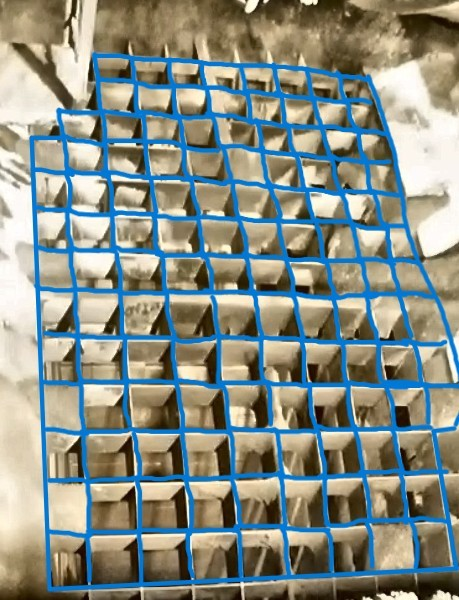
#> input picture archive/migration/coal_detection_migration_20260319_233903/tests/mock_data/clean/step_02_enhanced.jpg, 459 x 600 px
$ python debug_grid_detector.py ../tests/mock_data/clean/step_02_enhanced.jpg
#> lines starting #> are read from the running program, lines starting #| are printed output that depends on the picture; after the words box and inside, x2 and y2 are one past the last pixel; in counts of white or black regions, pixels touching at a corner belong together
"""
格栅口调试检测工具
每一步都生成图片供用户审核
"""

import cv2
import numpy as np
import yaml
from pathlib import Path
import argparse
from typing import List, Tuple


class DebugGridDetector:
    """调试版格栅检测器 - 每步生成图片"""

    def __init__(self):
        self.debug_counter = 0
        self.debug_dir = Path("logs/debug_detection")
        self.debug_dir.mkdir(exist_ok=True)

    def save_debug_image(self, image: np.ndarray, step_name: str, description: str = ""):
        """保存调试图片"""
        self.debug_counter += 1
        filename = f"step_{self.debug_counter:02d}_{step_name}.jpg"
        filepath = self.debug_dir / filename
        cv2.imwrite(str(filepath), image)
        print(f"[DEBUG {self.debug_counter}] {description}")
        print(f"    图片保存: {filepath}")
        return str(filepath)

    def step1_preprocessing(self, image_path: str):
        """步骤1: 预处理"""
        print("\n=== 步骤1: 图像预处理 ===")

        # 读取原图
        original = cv2.imread(image_path)
        h, w = original.shape[:2]
        print(f"原图尺寸: {w} x {h}")

        # 保存原图
        self.save_debug_image(original, "original", "原始图像")

        # 转灰度
        gray = cv2.cvtColor(original, cv2.COLOR_BGR2GRAY)
        gray_3ch = cv2.cvtColor(gray, cv2.COLOR_GRAY2BGR)
        self.save_debug_image(gray_3ch, "gray", "灰度图像")

        # 高斯模糊
        blurred = cv2.GaussianBlur(gray, (3, 3), 0)
        blurred_3ch = cv2.cvtColor(blurred, cv2.COLOR_GRAY2BGR)
        self.save_debug_image(blurred_3ch, "blurred", "高斯模糊")

        return original, gray, blurred

    def step2_edge_detection(self, gray: np.ndarray):
        """步骤2: 边缘检测"""
        print("\n=== 步骤2: 边缘检测 ===")

        # Canny边缘检测 - 降低阈值检测更多边缘
        edges_low = cv2.Canny(gray, 30, 80)
        edges_med = cv2.Canny(gray, 50, 120)
        edges_high = cv2.Canny(gray, 80, 160)

        self.save_debug_image(cv2.cvtColor(edges_low, cv2.COLOR_GRAY2BGR),
                            "edges_low", "低阈值边缘检测(30,80)")
        self.save_debug_image(cv2.cvtColor(edges_med, cv2.COLOR_GRAY2BGR),
                            "edges_med", "中阈值边缘检测(50,120)")
        self.save_debug_image(cv2.cvtColor(edges_high, cv2.COLOR_GRAY2BGR),
                            "edges_high", "高阈值边缘检测(80,160)")

        return edges_low, edges_med, edges_high

    def step3_morphological(self, edges: np.ndarray, kernel_size: int = 3):
        """步骤3: 形态学操作"""
        print(f"\n=== 步骤3: 形态学操作 (核大小: {kernel_size}) ===")

        kernel = np.ones((kernel_size, kernel_size), np.uint8)

        # 闭操作 - 连接断裂的边缘
        closed = cv2.morphologyEx(edges, cv2.MORPH_CLOSE, kernel)
        self.save_debug_image(cv2.cvtColor(closed, cv2.COLOR_GRAY2BGR),
                            f"closed_k{kernel_size}", f"闭操作 核大小{kernel_size}")

        # 开操作 - 去除小噪声
        opened = cv2.morphologyEx(closed, cv2.MORPH_OPEN, kernel)
        self.save_debug_image(cv2.cvtColor(opened, cv2.COLOR_GRAY2BGR),
                            f"opened_k{kernel_size}", f"开操作 核大小{kernel_size}")

        return closed, opened

    def step4_contour_detection(self, binary: np.ndarray, original: np.ndarray):
        """步骤4: 轮廓检测"""
        print("\n=== 步骤4: 轮廓检测 ===")

        contours, _ = cv2.findContours(binary, cv2.RETR_EXTERNAL, cv2.CHAIN_APPROX_SIMPLE)
        print(f"检测到 {len(contours)} 个轮廓")

        # 绘制所有轮廓
        all_contours = original.copy()
        cv2.drawContours(all_contours, contours, -1, (0, 255, 0), 1)
        self.save_debug_image(all_contours, "all_contours", f"所有轮廓 ({len(contours)}个)")

        return contours

    def step5_filter_by_area(self, contours: List, original: np.ndarray, min_area: int = 50, max_area: int = 2000):
        """步骤5: 按面积过滤轮廓"""
        print(f"\n=== 步骤5: 面积过滤 (范围: {min_area}-{max_area}) ===")

        filtered_contours = []
        areas = []

        for contour in contours:
            area = cv2.contourArea(contour)
            if min_area <= area <= max_area:
                filtered_contours.append(contour)
                areas.append(area)

        print(f"面积过滤后: {len(filtered_contours)} 个轮廓")
        if areas:
            print(f"面积范围: {min(areas):.1f} - {max(areas):.1f}")

        # 绘制过滤后的轮廓
        filtered_image = original.copy()
        cv2.drawContours(filtered_image, filtered_contours, -1, (0, 255, 0), 2)
        self.save_debug_image(filtered_image, f"filtered_area_{min_area}_{max_area}",
                            f"面积过滤 ({len(filtered_contours)}个)")

        return filtered_contours

    def step6_filter_by_shape(self, contours: List, original: np.ndarray):
        """步骤6: 按形状过滤轮廓"""
        print("\n=== 步骤6: 形状过滤 ===")

        good_contours = []

        for contour in contours:
            # 外接矩形
            x, y, w, h = cv2.boundingRect(contour)
            area = cv2.contourArea(contour)
            rect_area = w * h

            if rect_area == 0:
                continue

            # 形状特征
            aspect_ratio = w / h if h > 0 else 0
            rectangularity = area / rect_area if rect_area > 0 else 0

            # 放宽形状限制
            if (0.2 < aspect_ratio < 5.0 and  # 长宽比范围放宽
                rectangularity > 0.3):       # 矩形度放宽
                good_contours.append(contour)

        print(f"形状过滤后: {len(good_contours)} 个轮廓")

        # 绘制形状过滤后的轮廓
        shape_image = original.copy()
        cv2.drawContours(shape_image, good_contours, -1, (0, 255, 0), 2)
        self.save_debug_image(shape_image, "filtered_shape", f"形状过滤 ({len(good_contours)}个)")

        return good_contours

    def step7_convert_to_rois(self, contours: List, original: np.ndarray):
        """步骤7: 转换为ROI区域"""
        print("\n=== 步骤7: 生成最终ROI ===")

        rois = []
        for contour in contours:
            x, y, w, h = cv2.boundingRect(contour)
            rois.append((x, y, w, h))

        # 绘制最终结果
        final_image = original.copy()
        for i, (x, y, w, h) in enumerate(rois):
            # 绘制矩形框
            cv2.rectangle(final_image, (x, y), (x + w, y + h), (0, 255, 0), 2)

            # 绘制编号
            center_x = x + w // 2
            center_y = y + h // 2
            cv2.putText(final_image, f"{i+1}", (center_x - 10, center_y + 5),
                       cv2.FONT_HERSHEY_SIMPLEX, 0.5, (255, 255, 255), 2)
            cv2.putText(final_image, f"{i+1}", (center_x - 10, center_y + 5),
                       cv2.FONT_HERSHEY_SIMPLEX, 0.5, (0, 0, 255), 1)

        self.save_debug_image(final_image, "final_result", f"最终检测结果 ({len(rois)}个)")

        print(f"最终检测到 {len(rois)} 个格栅口")
        return rois

    def detect_with_debug(self, image_path: str,
                         edge_threshold: Tuple[int, int] = (50, 120),
                         morph_kernel: int = 3,
                         area_range: Tuple[int, int] = (50, 2000)):
        """完整的调试检测流程"""
        print(f"\n{'='*60}")
        print(f"开始调试检测: {Path(image_path).name}")
        print(f"参数: 边缘阈值{edge_threshold}, 形态核{morph_kernel}, 面积范围{area_range}")
        print(f"{'='*60}")

        # 重置计数器
        self.debug_counter = 0

        # 步骤1: 预处理
        original, gray, blurred = self.step1_preprocessing(image_path)

        # 步骤2: 边缘检测
        edges_low, edges_med, edges_high = self.step2_edge_detection(blurred)

        # 选择中等阈值的边缘
        selected_edges = edges_med

        # 步骤3: 形态学操作
        closed, opened = self.step3_morphological(selected_edges, morph_kernel)

        # 步骤4: 轮廓检测
        contours = self.step4_contour_detection(opened, original)

        # 步骤5: 面积过滤
        filtered_contours = self.step5_filter_by_area(contours, original,
                                                    area_range[0], area_range[1])

        # 步骤6: 形状过滤
        good_contours = self.step6_filter_by_shape(filtered_contours, original)

        # 步骤7: 生成ROI
        rois = self.step7_convert_to_rois(good_contours, original)

        print(f"\n{'='*60}")
        print(f"调试检测完成！共 {self.debug_counter} 个步骤")
        print(f"最终结果: 检测到 {len(rois)} 个格栅口")
        print(f"调试图片保存在: {self.debug_dir}")
        print(f"{'='*60}")

        return rois


def main():
    parser = argparse.ArgumentParser(description="格栅口调试检测工具")
    parser.add_argument("image_path", help="格栅图片路径")
    parser.add_argument("--edge-low", type=int, default=50, help="边缘检测低阈值")
    parser.add_argument("--edge-high", type=int, default=120, help="边缘检测高阈值")
    parser.add_argument("--morph-kernel", type=int, default=3, help="形态学核大小")
    parser.add_argument("--min-area", type=int, default=50, help="最小面积")
    parser.add_argument("--max-area", type=int, default=2000, help="最大面积")

    args = parser.parse_args()

    detector = DebugGridDetector()
    rois = detector.detect_with_debug(
        args.image_path,
        edge_threshold=(args.edge_low, args.edge_high),
        morph_kernel=args.morph_kernel,
        area_range=(args.min_area, args.max_area)
    )
#> in step1_preprocessing, original is the input picture: shape (600, 459, 3); mean B, G, R 134.5, 143, 135.7
#| 原图尺寸: 459 x 600
#> in step1_preprocessing, `gray = cv2.cvtColor(original, cv2.COLOR_BGR2GRAY)`:
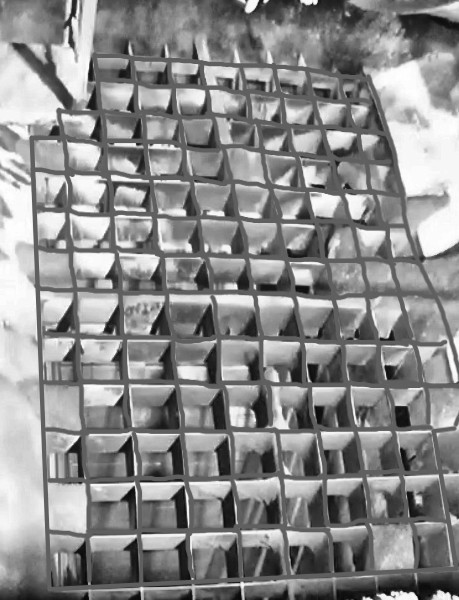
#> gray: shape (600, 459); min 4, max 255, mean 139.8
#> in step2_edge_detection, `edges_low = cv2.Canny(gray, 30, 80)`:
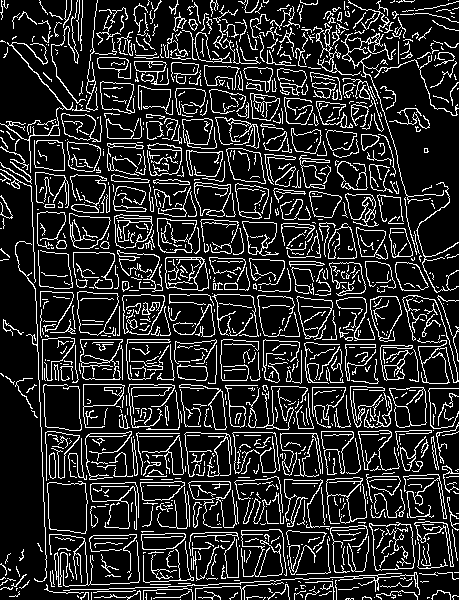
#> edges_low: shape (600, 459); 16.3% white in thin lines or dots
#> in step3_morphological, `opened = cv2.morphologyEx(closed, cv2.MORPH_OPEN, kernel)`:
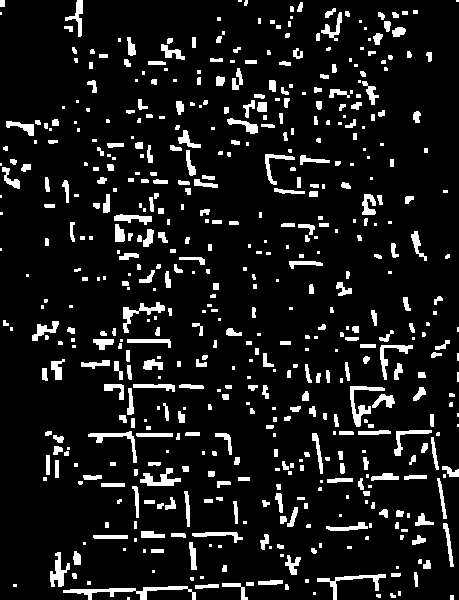
#> opened: shape (600, 459); 9.8% white; 553 white regions (200 under 20 px), largest, box (x1, y1, x2, y2) and area: (63, 586, 196, 600) 613, (350, 386, 385, 427) 411, (317, 574, 386, 600) 379
#> in step4_contour_detection, `contours, _ = cv2.findContours(binary, cv2.RETR_EXTERNAL, cv2.CHAIN_AP..`: contours = 553 contours, 295 with area under 20; largest, box (x1, y1, x2, y2) and area: (63, 586, 196, 600) 450, (350, 386, 385, 427) 315, (317, 574, 386, 600) 276, (140, 468, 181, 486) 266, (123, 302, 165, 333) 266
#| 检测到 553 个轮廓
#> in step4_contour_detection, `cv2.drawContours(all_contours, contours, -1, (0, 255, 0), 1)`:
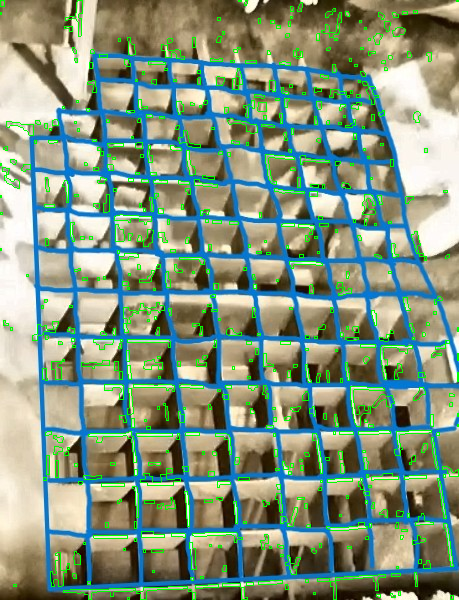
#> all_contours: shape (600, 459, 3); 5.37% of pixels changed, all inside (x1, y1, x2, y2) = (0, 0, 459, 600)
#> the loop in step5_filter_by_area, `for contour in contours:` made 553 passes
#> area on passes 7, 9, 11: 449.5, 64, 96.5
#> after the loop in step5_filter_by_area, `for contour in contours:`: areas = 104 values, max 449.5 at index 0, min 50 at index 68, mean 108.6; filtered_contours = 104 contours; largest, box (x1, y1, x2, y2) and area: (63, 586, 196, 600) 450, (350, 386, 385, 427) 315, (317, 574, 386, 600) 276, (140, 468, 181, 486) 266, (123, 302, 165, 333) 266
#| 面积过滤后: 104 个轮廓
#| 面积范围: 50.0 - 449.5
#> in step5_filter_by_area, `cv2.drawContours(filtered_image, filtered_contours, -1, (0, 255, 0), 2)`:
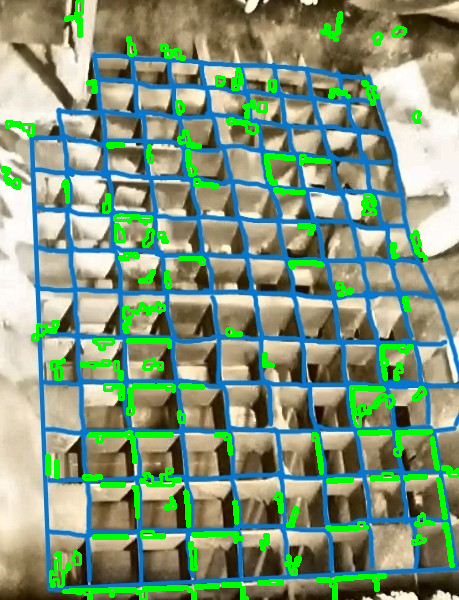
#> filtered_image: shape (600, 459, 3); 7.91% of pixels changed, all inside (x1, y1, x2, y2) = (1, 0, 459, 600)
#> the loop in step6_filter_by_shape, `for contour in contours:` made 104 passes
#> (x, y, w, h, area, rect_area, aspect_ratio, rectangularity) on passes 1 to 8: (63, 586, 133, 14, 449.5, 1862, 9.5, 0.241), (195, 584, 24, 5, 64, 120, 4.8, 0.533), (222, 583, 26, 17, 96.5, 442, 1.53, 0.218), (258, 580, 25, 5, 79, 125, 5, 0.632), (317, 574, 69, 26, 275.5, 1794, 2.65, 0.154), (285, 555, 16, 20, 118.5, 320, 0.8, 0.37), (50, 552, 20, 35, 252, 700, 0.571, 0.36), (73, 551, 8, 14, 72.5, 112, 0.571, 0.647)
#| 形状过滤后: 75 个轮廓
#> in step6_filter_by_shape, `cv2.drawContours(shape_image, good_contours, -1, (0, 255, 0), 2)`:
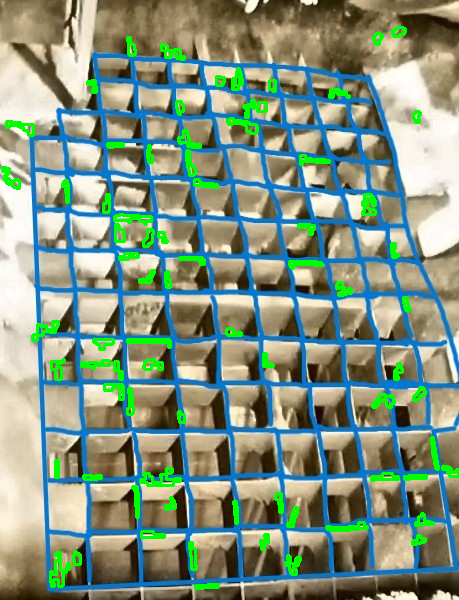
#> shape_image: shape (600, 459, 3); 4.68% of pixels changed, all inside (x1, y1, x2, y2) = (1, 26, 459, 590)
#> the loop in step7_convert_to_rois, `for contour in contours:` made 75 passes
#> contour on pass 21: [[55, 460], [55, 477], [58, 477], [58, 460]]
#> the loop in step7_convert_to_rois, `for i, (x, y, w, h) in enumerate(rois):` made 75 passes
#> (x, y, w, h) on passes 1 to 8: (195, 584, 24, 5), (285, 555, 16, 20), (50, 552, 20, 35), (73, 551, 8, 14), (189, 542, 8, 28), (412, 535, 14, 10), (260, 534, 9, 16), (141, 531, 24, 7)
#> after the loop in step7_convert_to_rois, `for i, (x, y, w, h) in enumerate(rois):`:
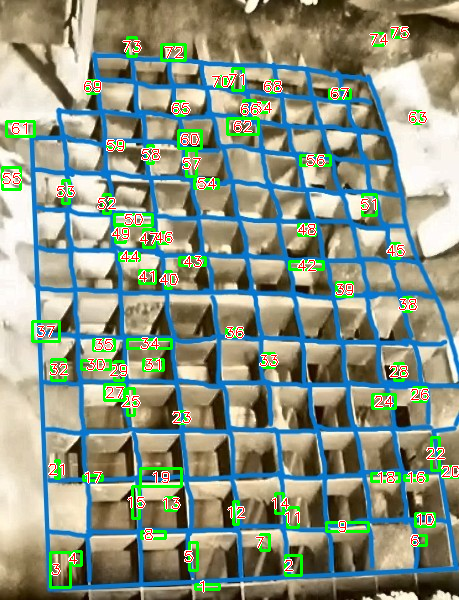
#> final_image: shape (600, 459, 3); 7.32% of pixels changed, all inside (x1, y1, x2, y2) = (1, 26, 459, 593)
#| 最终检测到 75 个格栅口
#| 最终结果: 检测到 75 个格栅口

    print(f"\n最终检测结果: {len(rois)} 个格栅口")
#| 最终检测结果: 75 个格栅口


if __name__ == "__main__":
    main()

$ run again, on archive/migration/coal_detection_migration_20260319_233903/tests/mock_data/clean/3.png
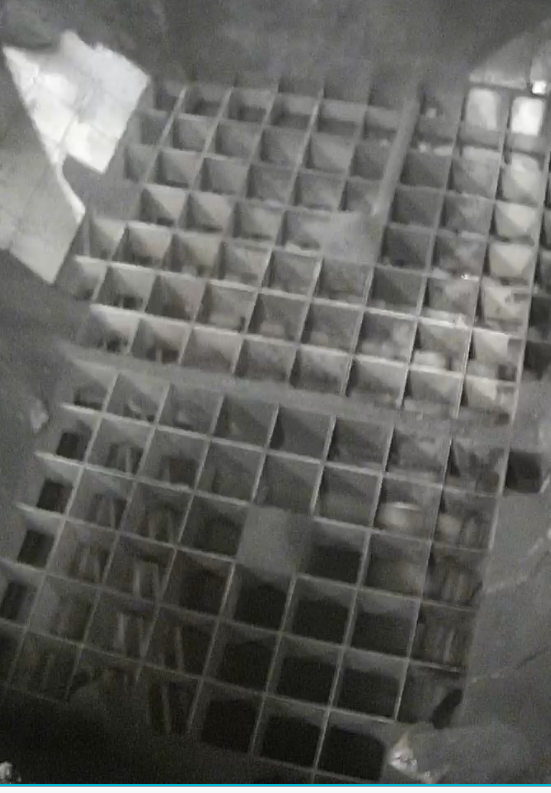
#> input picture archive/migration/coal_detection_migration_20260319_233903/tests/mock_data/clean/3.png, 551 x 793 px
#> in step1_preprocessing, original is the input picture: shape (793, 551, 3); mean B, G, R 95.9, 99.2, 99
#| 原图尺寸: 551 x 793
#> in step2_edge_detection, `edges_low = cv2.Canny(gray, 30, 80)`:
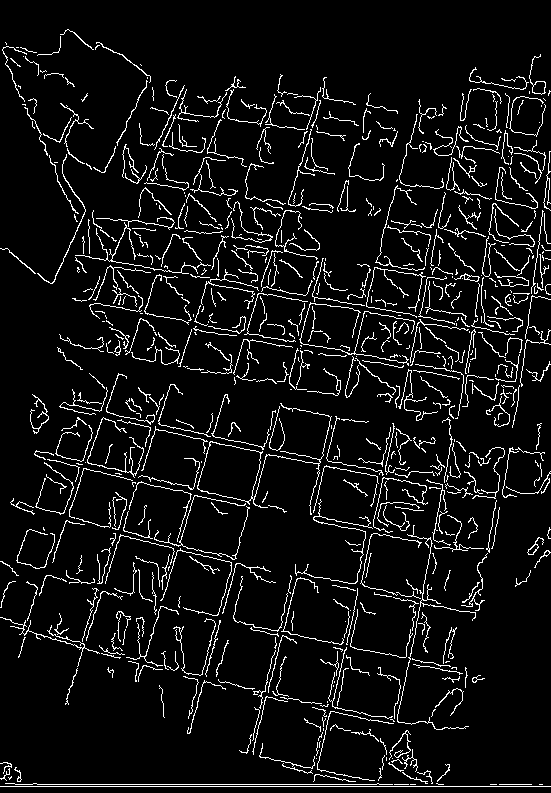
#> edges_low: shape (793, 551); 7% white in thin lines or dots
#> edges_med: shape (793, 551); 4.4% white in thin lines or dots
#> edges_high: shape (793, 551); 2.7% white in thin lines or dots
#> closed: shape (793, 551); 5.3% white in thin lines or dots
#> opened: shape (793, 551); 1.2% white; 150 white regions (78 under 20 px), largest, box (x1, y1, x2, y2) and area: (5, 776, 416, 787) 1303, (490, 784, 532, 787) 126, (184, 495, 194, 520) 110
#> in step4_contour_detection, `contours, _ = cv2.findContours(binary, cv2.RETR_EXTERNAL, cv2.CHAIN_AP..`: contours = 150 contours, 102 with area under 20; largest, box (x1, y1, x2, y2) and area: (5, 776, 416, 787) 882, (184, 495, 194, 520) 82, (490, 784, 532, 787) 82, (545, 178, 551, 198) 68, (406, 351, 415, 366) 63
#| 检测到 150 个轮廓
#> all_contours: shape (793, 551, 3); 0.78% of pixels changed, all inside (x1, y1, x2, y2) = (0, 42, 551, 787)
#> the loop in step5_filter_by_area, `for contour in contours:` made 150 passes
#> area on passes 5, 6, 10, 12, 14, 15, 16, 17: 881.5, 26, 22, 26.5, 61.5, 37, 35.5, 55
#> after the loop in step5_filter_by_area, `for contour in contours:`: areas = [82, 881.5, 61.5, 55, 58.5, 52.5, 51.5, 82.5, 52, 63, 67.5]; filtered_contours = 11 contours; largest, box (x1, y1, x2, y2) and area: (5, 776, 416, 787) 882, (184, 495, 194, 520) 82, (490, 784, 532, 787) 82, (545, 178, 551, 198) 68, (406, 351, 415, 366) 63
#| 面积过滤后: 11 个轮廓
#| 面积范围: 51.5 - 881.5
#> filtered_image: shape (793, 551, 3); 0.8% of pixels changed, all inside (x1, y1, x2, y2) = (4, 177, 551, 788)
#> the loop in step6_filter_by_shape, `for contour in contours:` made 11 passes
#> (x, y, w, h, area, rect_area, aspect_ratio, rectangularity) on passes 2 to 9: (5, 776, 411, 11, 881.5, 4521, 37.36, 0.195), (316, 741, 7, 15, 61.5, 105, 0.467, 0.586), (397, 686, 7, 18, 55, 126, 0.389, 0.437), (334, 663, 8, 13, 58.5, 104, 0.615, 0.562), (177, 530, 7, 16, 52.5, 112, 0.438, 0.469), (374, 503, 7, 16, 51.5, 112, 0.438, 0.46), (184, 495, 10, 25, 82.5, 250, 0.4, 0.33), (255, 468, 8, 16, 52, 128, 0.5, 0.406)
#> after the loop in step6_filter_by_shape, `for contour in contours:`: good_contours = 9 contours; largest, box (x1, y1, x2, y2) and area: (184, 495, 194, 520) 82, (545, 178, 551, 198) 68, (406, 351, 415, 366) 63, (316, 741, 323, 756) 62, (334, 663, 342, 676) 58
#| 形状过滤后: 9 个轮廓
#> shape_image: shape (793, 551, 3); 0.26% of pixels changed, all inside (x1, y1, x2, y2) = (176, 177, 551, 757)
#> the loop in step7_convert_to_rois, `for contour in contours:` made 9 passes
#> (x, y, w, h) on passes 1 to 8: (316, 741, 7, 15), (397, 686, 7, 18), (334, 663, 8, 13), (177, 530, 7, 16), (374, 503, 7, 16), (184, 495, 10, 25), (255, 468, 8, 16), (406, 351, 9, 15)
#> after the loop in step7_convert_to_rois, `for contour in contours:`: rois = [(316, 741, 7, 15), (397, 686, 7, 18), (334, 663, 8, 13), (177, 530, 7, 16), (374, 503, 7, 16), (184, 495, 10, 25), (255, 468, 8, 16), (406, 351, 9, 15), (545, 178, 6, 20)]
#> the loop in step7_convert_to_rois, `for i, (x, y, w, h) in enumerate(rois):` made 9 passes
#> (x, y, w, h, center_x, center_y) on passes 1 to 8: (316, 741, 7, 15, 319, 748), (397, 686, 7, 18, 400, 695), (334, 663, 8, 13, 338, 669), (177, 530, 7, 16, 180, 538), (374, 503, 7, 16, 377, 511), (184, 495, 10, 25, 189, 507), (255, 468, 8, 16, 259, 476), (406, 351, 9, 15, 410, 358)
#> after the loop in step7_convert_to_rois, `for i, (x, y, w, h) in enumerate(rois):`:
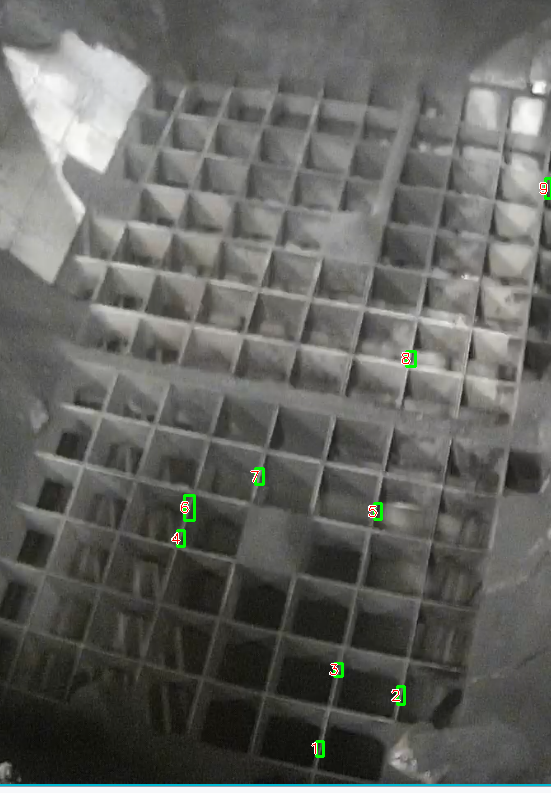
#> final_image: shape (793, 551, 3); 0.38% of pixels changed, all inside (x1, y1, x2, y2) = (171, 177, 551, 758)
#| 最终检测到 9 个格栅口
#| 最终结果: 检测到 9 个格栅口
#| 最终检测结果: 9 个格栅口
